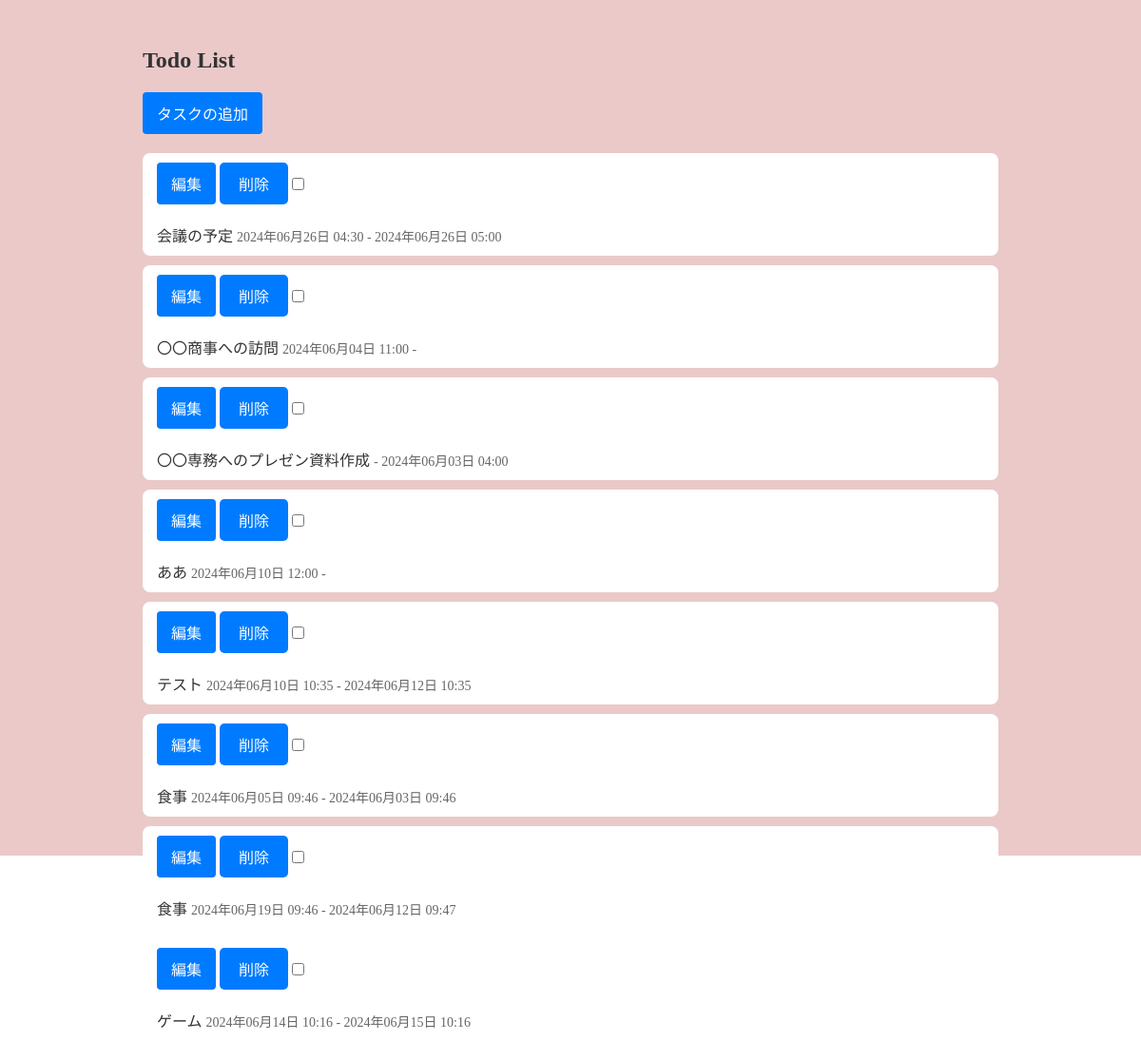
The page / on the database its author committed.
### mytodo/models.py (models this page shows, shortened)
class Task(models.Model):
    class Meta:
        db_table = "tasks"
    title = models.CharField(verbose_name="タスク名", max_length=255)
    description = models.TextField(verbose_name="詳細", null=True, blank=True)
    complete = models.IntegerField(verbose_name="完了フラグ", default=0)
    start_date = models.DateTimeField(verbose_name="開始日", null=True, blank=True)
    end_date = models.DateTimeField(verbose_name="終了日", null=True, blank=True)

### mytodo/views.py (the view)
class IndexView(View):
    def get(self, request):
        todo_list = Task.objects.all()
        context = {"todo_list": todo_list}
        return render(request, "mytodo/index.html", context)

### templates/mytodo/index.html (shortened to what this page needs)
{% extends "base.html" %}
{% block contents %}
<div class="index">
<h1>Todo List</h1>
<a href="{% url 'add' %}">タスクの追加</a>
<ul>
{% for task in todo_list %}
    <li class="{% if task.complete %}complete{% endif %}">
        <form action="{% url 'update_task_complete' %}" method="post">
            <a href="{% url 'edit' task.id %}">編集</a>
           <input type="button" class="button" value="削除">
            <input type="checkbox" name="task_{{task.id}}" {% if task.complete %}checked{% endif %} onchange="this.form.submit()">
            <div class="task-header">
                <span class="task-title">{{ task.title }}</span>
                <span class="task-date">
                    {{ task.start_date|date:"Y年m月d日 h:i" }} - {{ task.end_date|date:"Y年m月d日 h:i"}}
                </span>
            </div>
        </form>
    </li>
{% endfor %}
</ul>
</div>
{% endblock %}

### templates/base.html (shortened to what this page needs)
{% load static%}
<!DOCTYPE html>
<html lang="ja">
<head>
    <link rel="stylesheet" href="{% static 'css/style.css' %}">
</head>
<body>
    <div class="container">
    {% block contents %}
    {% endblock %}
    </div>
</body>
</html>

### static/css/style.css (style rules this page uses)
* { margin: 0; padding: 0; }
.container { height: 100vh; padding: 50px 150px; background-color: rgb(235, 201, 201); color: #333; }
h1 { font-size: 24px; margin-bottom: 20px; }
.index a { display: inline-block; margin-bottom: 20px; padding: 10px 15px; background-color: #007bff; color: #fff; text-decoration: none; border-radius: 4px; }
.index ul { list-style: none; }
.index li { background-color: #fff; margin-bottom: 10px; padding: 10px 15px; border-radius: 8px; box-shadow: 0 0 10px rgb(white, 0, 0); }
.task-date { font-size: 14px; color: #666; }
.button { display: inline-block; padding: 10px 20px; font-size: 16px; color: #fff; background-color: #007BFF; border: none; border-radius: 5px; cursor: pointer; transition: background-color 0.3s; }

### rows shown on the page
Task: title "会議の予定", start_date "2024年06月26日 04:30", end_date "2024年06月26日 05:00"
Task: title "〇〇商事への訪問", start_date "2024年06月04日 11:00"
Task: title "〇〇専務へのプレゼン資料作成", end_date "2024年06月03日 04:00"
Task: title "ああ", start_date "2024年06月10日 12:00"
Task: title "テスト", start_date "2024年06月10日 10:35", end_date "2024年06月12日 10:35"
Task: title "食事", start_date "2024年06月05日 09:46", end_date "2024年06月03日 09:46"
Task: title "食事", start_date "2024年06月19日 09:46", end_date "2024年06月12日 09:47"
Task: title "ゲーム", start_date "2024年06月14日 10:16", end_date "2024年06月15日 10:16"
